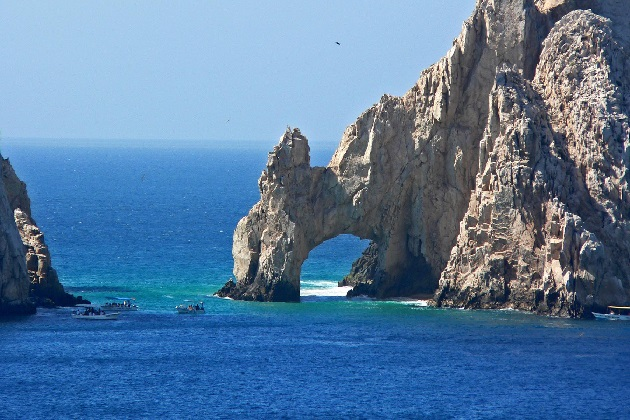
#> input picture PI_02_OpenCV_ManejoImagenes/figuras/paisaje.jpg, 630 x 420 px
$ jupyter execute PI_02_OpenCV-ManejoImages_Nombre_Apellido.ipynb
#> lines starting #> are read from the running program, lines starting #| are printed output that depends on the picture; after the words box and inside, x2 and y2 are one past the last pixel; in counts of white or black regions, pixels touching at a corner belong together
<!--Información del curso-->

<br><br><center><h1 style="font-size:2em;color:#2467C0"> Pasos principales para manejo de imágenes </h1></center>
<br>
<table>
<col width="550">
<col width="450">
<tr>


<td></td>
<td>

**OpenCV** es una biblioteca libre desarrollada originalmente por Intel. Vio la luz en el año 1999. Escrita originalmente en C/C++, su mejor virtud es que es multiplataforma, se puede ejecutar en diferentes sistemas operativos (Linux, Windows, Mac OS X, Android e iOS). También la podemos utilizar en diferentes lenguajes de programación como Java, Objective C, C# y *Python*.

Quizás sea la biblioteca de visión artificial más importante y más usada. Es utilizada por universidades, empresas y gente del movimiento Maker para dar rienda suelta a su imaginación al tratarse de un software libre.

En este notebook comenzaremos con el tratamiento de imágenes en Python mediante esta librería, más específicamente vamos a ver como cargar o  leer una imagen, conversión a blanco y negro, filtros y otras operaciones que serán útiles dentro del curso.


<br>
</td>
</tr>
</table>

# 0. Librerías básicas

[cell 1]
#Librerías básicas de esta notebook
import matplotlib.pyplot as plt
import numpy as np
import cv2 as cv

# Parte 1

## 1. Abrir una imagen

### 1.1 "Hola mundo“ (Método oficial)

[cell 2]
# Al ejecutar esta celda se abre una ventana externa, es necesario cerrar esa ventana
# para continuar la ejecución de las siguientes celdas.
img = cv.imread('figuras/paisaje.jpg')
#> img is the input picture: shape (420, 630, 3); mean B, G, R 158.1, 122.1, 87.1
cv.imshow("Imagen de paisaje",img)
cv.waitKey()
cv.destroyAllWindows()

### 1.2 "Hola mundo“ (Recomendado para openCV en Jupyter)

[cell 3]
img = cv.imread('figuras/paisaje.jpg')

img = cv.cvtColor(img, cv.COLOR_BGR2RGB) # ESTO SIRVE PARA CAMBIAR EL ESPACIO DE COLOR

plt.imshow(img)

plt.show()

[cell 4]
img = cv.imread('figuras/paisaje.jpg')

print("Función shape",img.shape)
#| Función shape (420, 630, 3)

print("alto:",img.shape[0],"pixeles")
#| alto: 420 pixeles

print("ancho:", img.shape[1],"pixeles" )
#| ancho: 630 pixeles

print("canales: ", img.shape[2])
#| canales:  3

## 2. Conversión a escala de grises en openCV

[cell 5]
img = cv.imread('figuras/paisaje.jpg')

img_gray = cv.cvtColor(img, cv.COLOR_BGR2GRAY)
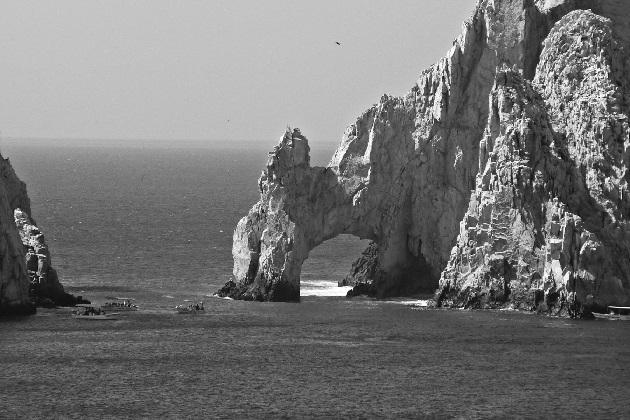
#> img_gray: shape (420, 630); min 2, max 255, mean 115.7

plt.imshow(img_gray,cmap='gray')

plt.show()

[cell 6]
img = cv.imread('figuras/paisaje.jpg')

img_gray = cv.cvtColor(img, cv.COLOR_BGR2GRAY)

plt.imshow(img_gray,cmap='gray')

plt.colorbar()

plt.grid()

plt.show()
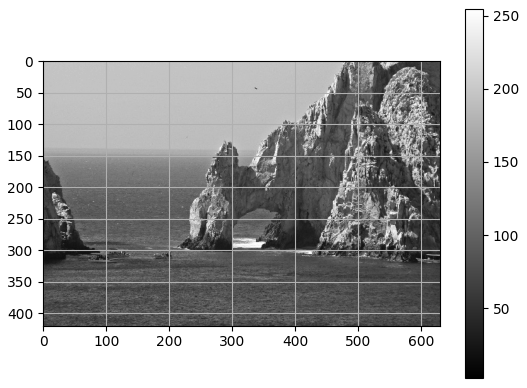
#> figure drawn by matplotlib, 2 panels

## 3.Modificando partes de una imagen

[cell 7]
img = cv.imread('figuras/paisaje.jpg')

img_gray = cv.cvtColor(img, cv.COLOR_BGR2GRAY)

print(img_gray[0,0])
#| 195
print(img_gray[50,100])
#| 192

img_gray[50,100] = 0
#> img_gray: shape (420, 630); under 0.01% of pixels changed, all inside (x1, y1, x2, y2) = (100, 50, 101, 51)


plt.imshow(img_gray,cmap='gray')

plt.show()

[cell 8]
img = cv.imread('figuras/paisaje.jpg')

img_gray = cv.cvtColor(img, cv.COLOR_BGR2GRAY)

print(img_gray[0,0])
#| 195
print(img_gray[50,100])
#| 192

img_gray[50,100:200] = 0
#> img_gray: shape (420, 630); 0.04% of pixels changed, all inside (x1, y1, x2, y2) = (100, 50, 200, 51)


plt.imshow(img_gray,cmap='gray')

plt.show()

[cell 9]
img = cv.imread('figuras/paisaje.jpg')

img_gray = cv.cvtColor(img, cv.COLOR_BGR2GRAY)

print(img_gray[0,0])
#| 195
print(img_gray[50,100])
#| 192

img_gray[50:100,100:200] = 0


plt.imshow(img_gray,cmap='gray')

plt.show()

[cell 10]
img = cv.imread('figuras/paisaje.jpg')

img_gray = cv.cvtColor(img, cv.COLOR_BGR2GRAY)

print(img_gray[0,0])
#| 195
print(img_gray[50,100])
#| 192

img_gray[100:150,100:200] = 230
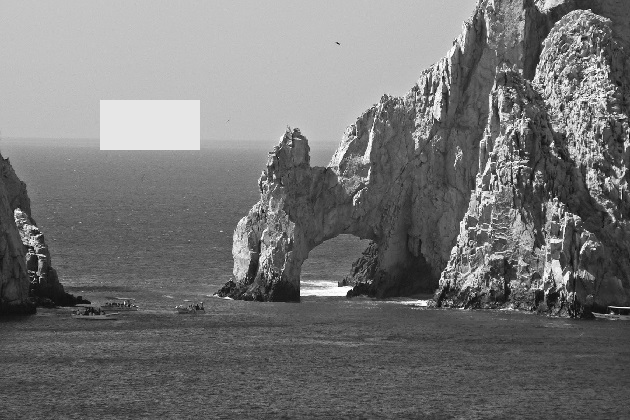
#> img_gray: shape (420, 630); min 2, max 255, mean 116.5


plt.imshow(img_gray,cmap='gray')

plt.show()

[cell 11]
img = cv.imread('figuras/paisaje.jpg')

img_gray = cv.cvtColor(img, cv.COLOR_BGR2GRAY)


img_cut = img_gray[100:300,200:500]
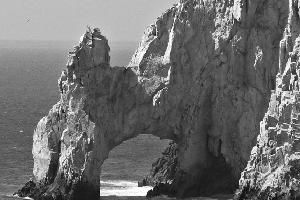
#> img_cut: shape (200, 300); min 12, max 255, mean 108.7

plt.imshow(img_cut,cmap='gray')

plt.show()

$ run again, with PI_02_OpenCV_ManejoImagenes/figuras/cerebro.png saved as PI_02_OpenCV_ManejoImagenes/figuras/paisaje.jpg
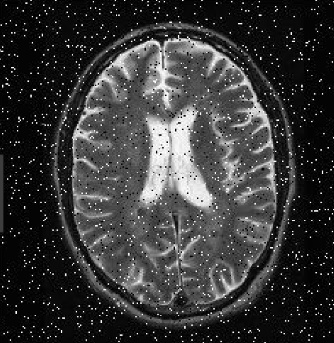
#> input picture PI_02_OpenCV_ManejoImagenes/figuras/cerebro.png, 334 x 343 px
#> img is the input picture: shape (343, 334, 3); min 0, max 255, mean 56.1
#| Función shape (343, 334, 3)
#| alto: 343 pixeles
#| ancho: 334 pixeles
#| canales:  3
#> `plt.show()`:
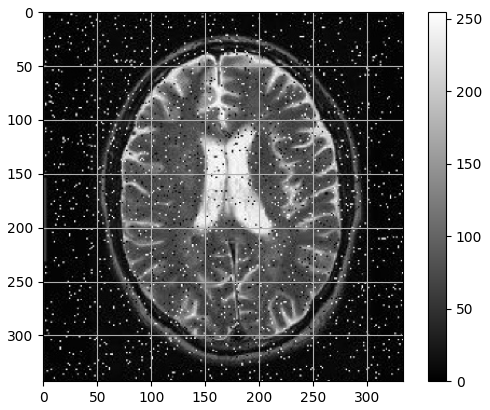
#> figure drawn by matplotlib, 2 panels
#| 2
#| 17
#| 2
#| 17
#| 2
#| 17
#| 2
#| 17
#> `img_cut = img_gray[100:300,200:500]`:
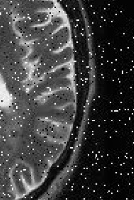
#> img_cut: shape (200, 134); min 0, max 255, mean 62.2

$ run again, with PI_02_OpenCV_ManejoImagenes/figuras/presentacion.png saved as PI_02_OpenCV_ManejoImagenes/figuras/paisaje.jpg
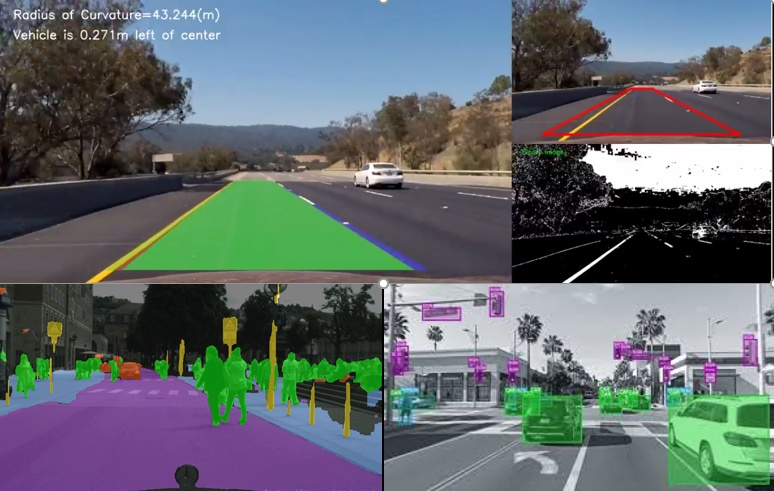
#> input picture PI_02_OpenCV_ManejoImagenes/figuras/presentacion.png, 774 x 491 px
#> img is the input picture: shape (491, 774, 3); mean B, G, R 108.7, 106.2, 97.6
#| Función shape (491, 774, 3)
#| alto: 491 pixeles
#| ancho: 774 pixeles
#| canales:  3
#> `plt.show()`:
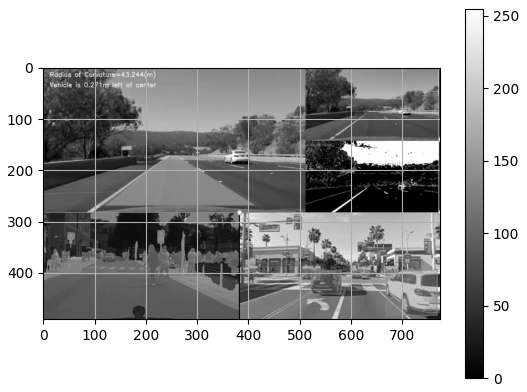
#> figure drawn by matplotlib, 2 panels
#| 123
#| 64
#| 123
#| 64
#| 123
#| 64
#| 123
#| 64
#> `img_cut = img_gray[100:300,200:500]`:
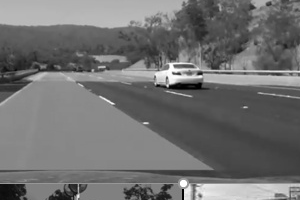
#> img_cut: shape (200, 300); min 0, max 255, mean 112.5
